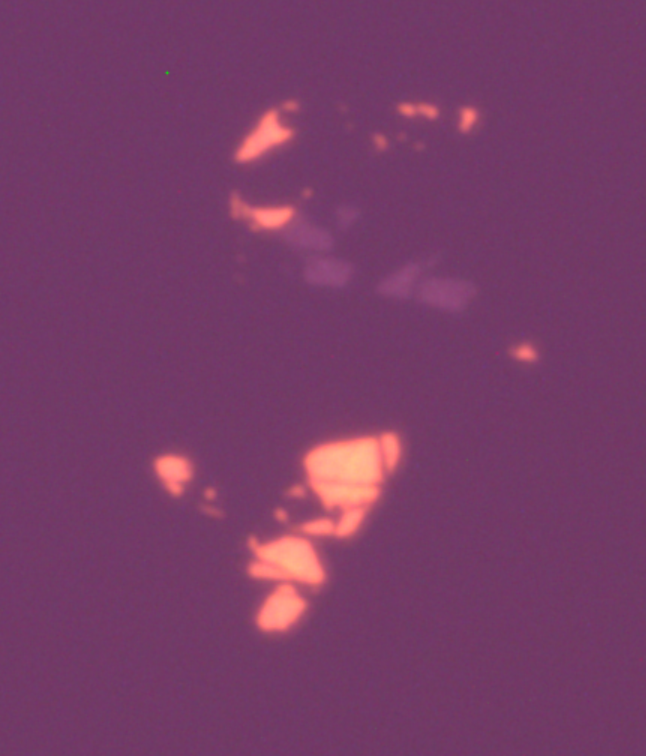
#> input picture images/TMDs.tif, 646 x 756 px
$ jupyter execute --allow-errors object_detection.ipynb   (shell and % lines are left out)
#> lines starting #> are read from the running program, lines starting #| are printed output that depends on the picture; after the words box and inside, x2 and y2 are one past the last pixel; in counts of white or black regions, pixels touching at a corner belong together
[cell 1]
import cv2 as cv
import numpy as np
from matplotlib import pyplot as plt

# Object Detection

[cell 2]
# Load images
tmds_bgr = cv.imread("images/TMDs.tif")
#> tmds_bgr is the input picture: shape (756, 646, 3); mean B, G, R 103.5, 60.6, 119.7
tmds_rgb = tmds_bgr[:,:,::-1]  # Convert BGR to RGB order

plt.imshow(tmds_rgb)

## Determine a threshold which isolates the desired object

Create a live thresholding window, and manually threshold the image

[cell 3]
# Define image to threshold
img = tmds_rgb

# Create window
threshold_values = np.zeros((2,3), dtype=np.uint8)  # ((min,max), (min,max), (min,max))

window_name = "Live Threshold Picker, Press \"q\" or \"ESC\" to exit"
cv.namedWindow(window_name, cv.WINDOW_NORMAL)
# Create trackbars
cv.createTrackbar("C 1 Min", window_name, 0, 255, lambda x: None)
cv.createTrackbar("C 1 Max", window_name, 0, 255, lambda x: None)
cv.createTrackbar("C 2 Min", window_name, 0, 255, lambda x: None)
cv.createTrackbar("C 2 Max", window_name, 0, 255, lambda x: None)
cv.createTrackbar("C 3 Min", window_name, 0, 255, lambda x: None)
cv.createTrackbar("C 3 Max", window_name, 0, 255, lambda x: None)
# Set default trackbar positions
cv.setTrackbarPos("C 1 Max", window_name, 255)
cv.setTrackbarPos('C 2 Max', window_name, 255)
cv.setTrackbarPos('C 3 Max', window_name, 255)

# Create thresholded image array to display
thresholded = np.zeros_like(img)

# Loop while user making selection
# Try to read the information from the trackbars and return a live thresholded image
try:
    while True:
        # Get trackbar positions
        threshold_values[0,0] = cv.getTrackbarPos("C 1 Min", window_name)
        threshold_values[1,0] = cv.getTrackbarPos("C 1 Max", window_name)
        threshold_values[0,1] = cv.getTrackbarPos("C 2 Min", window_name)
        threshold_values[1,1] = cv.getTrackbarPos("C 2 Max", window_name)
        threshold_values[0,2]= cv.getTrackbarPos("C 3 Min", window_name)
        threshold_values[1,2]= cv.getTrackbarPos("C 3 Max", window_name)

        # Threshold the image.
        # Set the thresholded pixels to the original image's pixels and out-of-thresholded pixels to 0
        thresholded = cv.bitwise_and(
            img, img,
            mask=cv.inRange(img, threshold_values[0], threshold_values[1])
            )

        # Rescale the image to display. TODO make this dynamic based on image size and display resolution
        # display = rescale_img(thresholded, scale)

        cv.imshow(window_name, thresholded)  # Update window with new image.
        key = cv.waitKey(10)  #How long to show image for before continuing in loop
#> (key q is pressed here)

        # Press q or ESC to exit
        if key == ord("q") or key == 27:
            break

    cv.destroyWindow(window_name)

# If the above code throws an error (i.e. window is closed) break from loop
except Exception as exc:
    print(exc)

# Extract lower and upper thresholds
lower_threshold, upper_threshold = threshold_values

print(f"""
lower threshold: {lower_threshold}
upper threshold: {upper_threshold}
""")

## Threshold the image with the given settings

[cell 4]
thresholded_img = cv.inRange(tmds_rgb, lower_threshold, upper_threshold)
#> thresholded_img: shape (756, 646); every value is 255

plt.imshow(thresholded_img)

## Search for contours in the image

### What are contours?
Contours are a curve joining all the continuous points which have the same color or intensity.

Use `cv.findContours(image, mode, method)`  https://docs.opencv.org/4.x/d3/dc0/group__imgproc__shape.html#gadf1ad6a0b82947fa1fe3c3d497f260e0

This works best with binary images

The **mode** parameter changes how the heirarchy of discovered contours is returned:

- `cv.RETR_EXTERNAL` : Retrieves only the extreme outer contours.

- `cv.RETR_LIST` : Retrieves all of the contours without establishing any hierarchical relationships.

- `cv.RETR_CCOMP` : Retrieves all of the contours and organizes them into a two-level hierarchy.

    - At the top level, there are external boundaries of the components.

    - At the second level, there are boundaries of the holes. If there is another contour inside a hole of a connected component, it is still put at the top level.

- `cv.RETR_TREE` : Retrieves all of the contours and reconstructs a full hierarchy of nested contours.

- `cv.RETR_FLOODFILL` : No documentation :'(

The **methods** parameter changes how/how many contour points are stored and returned:

For more info on heirarchy see: https://docs.opencv.org/4.x/d9/d8b/tutorial_py_contours_hierarchy.html

- `cv.CHAIN_APPROX_NONE :` stores absolutely all the contour points.
    That is, any 2 subsequent points (x1,y1) and (x2,y2) of the contour will be either horizontal, vertical or diagonal neighbors, that is, max(abs(x1-x2),abs(y2-y1))==1.

- `cv.CHAIN_APPROX_SIMPLE` : compresses horizontal, vertical, and diagonal segments and leaves only their end points.
    For example, an up-right rectangular contour is encoded with 4 points.

- `cv.CHAIN_APPROX_TC89_L1` : applies one of the flavors of the Teh-Chin chain approximation algorithm [1]

- `cv.CHAIN_APPROX_TC89_KCOS` : applies one of the flavors of the Teh-Chin chain approximation algorithm [1]

*[1] : C-H Teh and Roland T. Chin. On the detection of dominant points on digital curves. Pattern Analysis and Machine Intelligence, IEEE Transactions on, 11(8):859–872, 1989.*

[cell 5]
# Find contours in thresholded image
contours, heirarchy = cv.findContours(thresholded_img, cv.RETR_EXTERNAL, cv.CHAIN_APPROX_NONE)
#> contours = 1 contour; box (x1, y1, x2, y2) and area: (0, 0, 646, 756) 486975

print(f"Contours found: {len(contours)}")
#| Contours found: 1

### Display contours
Use `cv.drawContours(image, contours, contour_ids, colour, line_thickness)`  https://docs.opencv.org/4.x/d6/d6e/group__imgproc__draw.html#ga746c0625f1781f1ffc9056259103edbc

**contour_ids** is the id of the contour to draw. Use `-1` to draw all contours

[cell 6]
# Define line parameters
colour = (0, 255, 255)
thickness = 3

# Draw contours on original image
drawn_contours = cv.drawContours(img.copy(), contours, -1, colour, thickness)

# Draw contours on thresholded image - convert to colour image for annotations
threshold_drawn_contours = cv.drawContours(cv.cvtColor(thresholded_img.copy(), cv.COLOR_GRAY2RGB), contours, -1, colour, thickness)
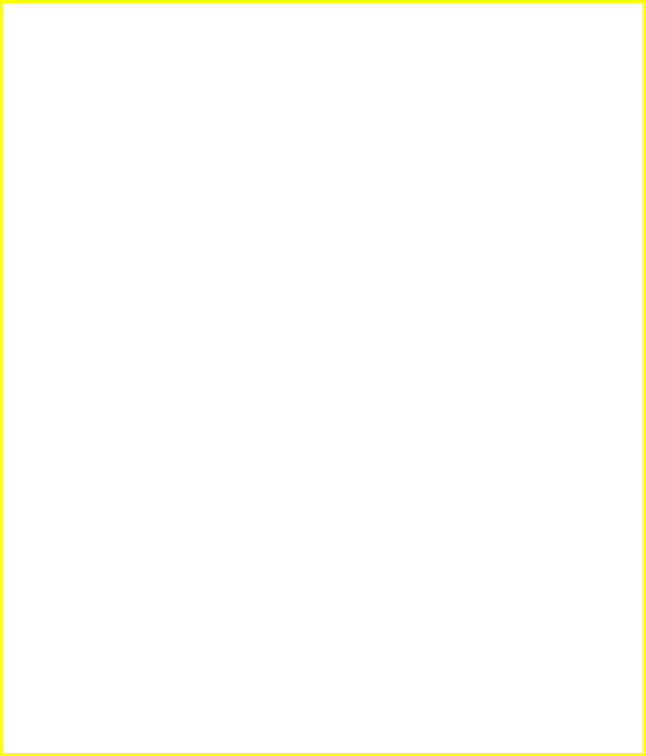
#> threshold_drawn_contours: shape (756, 646, 3); mean B, G, R 250.6, 255, 255

# Display images
plt.figure(figsize=(20,5))
plt.subplot(141); plt.imshow(img); plt.title("Original")
plt.subplot(142); plt.imshow(drawn_contours); plt.title("Contours on original img")
plt.subplot(143); plt.imshow(threshold_drawn_contours); plt.title("Contours on threshold img")
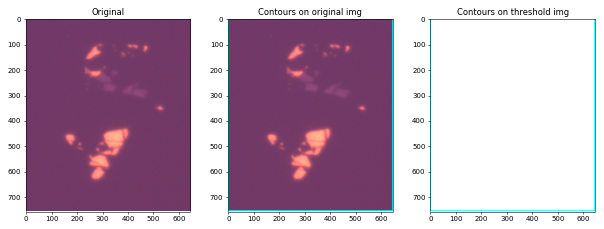
#> figure drawn by matplotlib, 3 panels; B, G, R data is drawn as R, G, B

## Image Moments / Contour Features
The Moments of an image or contour are defined as:

$ M_{{ij}}=\sum _{x}\sum _{y}x^{i}y^{j}I(x,y)\,\! $

The 0th order moment $\left( M_{00} \right)$ $(i=0, j=0)$ simply sums the pixel values, and so for a binary image this is equivalent to the **area** of pixels in the image with values of 1.

The 1st order moments $\left( M_{10} \right)$ & $\left( M_{01} \right)$ can be used to find the **centroid** (or the centre point of the object) in the image by dividing by $M_{00}$ :
- x centroid = $ M_{10}/M_{00}$
- y centroid = $ M_{01}/M_{00}$

Image moments can also be converted into a translation invariant form known as Central moments.

Image moments can also be used to derive orientation and scale.

For more information see: https://en.wikipedia.org/wiki/Image_moment

OpenCV gives you access to the moments of a contour with:

`M = cv.moments(contour)`

The individual moments of the contour can be accesed like:

Area:

- `area = M['m00']`

or alternately using:

- `area = cv.contourArea(contour)`

Centroids:
- `x_centroid = M['m10'] / M['m00']`
- `y_centroid = M['m01'] / M['m00']`

[cell 7]
# Getting the area of contours
areas = [cv.contourArea(contour) for contour in contours]
#> areas = [486975]

def calculate_centroids(contour) -> tuple[int,int]:
    m = cv.moments(contour)
    x = m["m10"] / m["m00"]
    y = m["m01"] / m["m00"]
    return (int(x), int(y))

centroids = [calculate_centroids(contour) for contour in contours]
#> centroids = [(322, 377)]

### Display centroids

[cell 8]
# Create copy to avoid editing original
img_centroids = drawn_contours.copy()

# Draw a circle for every centroid and add text for area
for centroid, area in zip(centroids, areas):
    cv.circle(img_centroids, centroid, radius=10, color=(255,255,0), thickness=cv.FILLED)
    cv.putText(img_centroids, str(area), centroid, cv.FONT_HERSHEY_DUPLEX, fontScale=1, color=(255,255,100))
#> this loop made 1 pass
#> (centroid, area) on pass 1: ((322, 377), 486975)
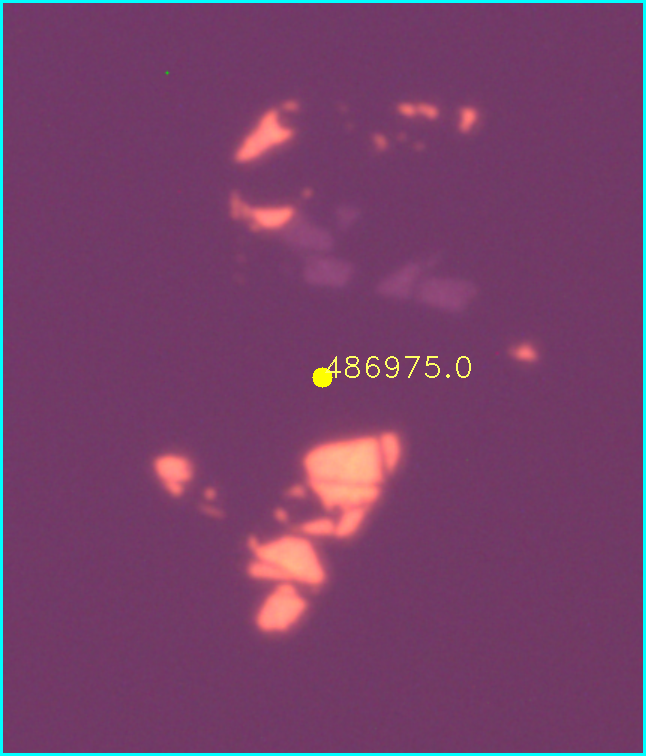
#> img_centroids: shape (756, 646, 3); mean R, G, B 118.1, 64.4, 106.1

plt.imshow(img_centroids)

### Contour Perimiter (Arc Length)
Calculate the length of the countour's perimiter

Use `cv.arcLength(contour, closed:bool)`  https://docs.opencv.org/4.x/d3/dc0/group__imgproc__shape.html#ga8d26483c636be6b35c3ec6335798a47c

Set the closed parameter to True if the contour has no gaps in it's perimiter, or False otherwise

[cell 9]
perimiter = cv.arcLength(contours[0], True)
#> perimiter = 2800

print(f"Contour 0 has perimiter length: {perimiter:0.2f}")
#| Contour 0 has perimiter length: 2800.00

## Contour Approximations
When a simpler, more appropriate contour shape is desired than the one calculated, the following methods can be used to reduce the number of verticies.

The algorithm provided in OpenCV (`cv.approxPolyDP(contour, epsilon, closed:bool)`)  https://docs.opencv.org/4.x/d3/dc0/group__imgproc__shape.html#ga0012a5fdaea70b8a9970165d98722b4c

It is an implementation of the Douglas-Peucker algorithm.  https://en.wikipedia.org/wiki/Ramer%E2%80%93Douglas%E2%80%93Peucker_algorithm

The **epsilon** parameter is the maximum distance from the contour to the approximated contour, this must be chosen carefully.

The **closed** parameter should be set appropriately for if the contour is closed or not.

[cell 10]
# Load example image
poor_mask = cv.imread("images/Contour_approximation.png", cv.IMREAD_GRAYSCALE)

[cell 11]
# Determine contours
poor_contour, heirarchy = cv.findContours(poor_mask, cv.RETR_EXTERNAL, cv.CHAIN_APPROX_NONE)
#> poor_contour = []

# Draw contours (with colour)
#> (the rest of this cell did not finish here and is left out)

## Convex Hull

Use `cv.convexHull(contour)`  https://docs.opencv.org/4.x/d3/dc0/group__imgproc__shape.html#ga014b28e56cb8854c0de4a211cb2be656

Although seemingly similar to the contour approximation above in it's output, this algorithm functions very differently.

It seeks so called convexity defects (bulges inwards) in the given contour and simplifies the contour by excluding them.

[cell 12]
# Determine contours
poor_contour, heirarchy = cv.findContours(poor_mask, cv.RETR_EXTERNAL, cv.CHAIN_APPROX_NONE)

# Draw contours (with colour)
#> (the rest of this cell did not finish here and is left out)

### Checking Convexity
Use `cv.isContourConvex(contour)` to determine if a contour has convexity defects.

`True` = no defects, `False` = defects

#> (a cell that did not finish here is left out)

## Bounding rectangles
Quite often it is desirable to be able to draw a bounding rectangle around a contour, this can draw a person's attention to a specific region easily, or it can be used as an input for object tracking algorithms.

There are 2 types of bounding rectangles that openCV can produce:
- Straight, use `cv.boundingRect(contour)`  https://docs.opencv.org/4.x/d3/dc0/group__imgproc__shape.html#ga103fcbda2f540f3ef1c042d6a9b35ac7
- Rotated (minimum area), use `cv.minAreaRect(contour)`  https://docs.opencv.org/4.x/d3/dc0/group__imgproc__shape.html#ga3d476a3417130ae5154aea421ca7ead9

[cell 14]
# Select the largest contour
largest_contour = sorted(contours, key=lambda c:cv.contourArea(c), reverse=True)[0]
#> largest_contour = contour of 2800 points, box (x1, y1, x2, y2) (0, 0, 646, 756), area 486975

[cell 15]
# Straight bounding box
x, y, w, h = cv.boundingRect(largest_contour)
#> x = 0; y = 0; w = 646; h = 756
bounding_box = cv.rectangle(drawn_contours.copy(), (x,y), (x+w, y+h), color=(255,255,0), thickness=2)
plt.imshow(bounding_box)

[cell 16]
# Rotated (min area) bounding box
rectangle = cv.minAreaRect(largest_contour)  # Returns the rectangle as a cv.Box2D object. Which has properties: (centre (x,y), (width,height), angle of rotation)
#> rectangle = ((322.5, 377.5), (755, 645), -90)

# Find 4 corners of the rectangle
box = cv.boxPoints(rectangle)
#> box = [[645, 755], [-2.31e-14, 755], [0, 0], [645, 0]]
box = np.int64(box)  # Convert to needed type integer 64bit
#> box = [[645, 755], [0, 755], [0, 0], [645, 0]]

# Draw bounding box
min_bounding_box = cv.drawContours(bounding_box.copy(), [box], 0, color=(255,0,0), thickness=2)

plt.imshow(min_bounding_box)

## Enclosing Circle
Find the smallest circle which encloses the contour with: `cv.minEnclosingCircle(contour)`  https://docs.opencv.org/4.x/d3/dc0/group__imgproc__shape.html#ga8ce13c24081bbc7151e9326f412190f1

[cell 17]
# Find the smallest circle which encloses the largest contour
(x,y), radius = cv.minEnclosingCircle(largest_contour)
#> x = 322.5; y = 377.5; radius = 496.5

# Convert to appropriate type
center = (int(x), int(y))
#> center = (322, 377)
radius = int(radius)
#> radius = 496

# Draw enclosing circle
min_circle = cv.circle(img.copy(), center, radius, color=(0,0,255), thickness=3)

plt.imshow(min_circle)

## Fitting an Ellipse
Use `cv.fitEllipse(contour)`  https://docs.opencv.org/4.x/d3/dc0/group__imgproc__shape.html#gaf259efaad93098103d6c27b9e4900ffa

[cell 18]
# Compute ellipse
ellipse = cv.fitEllipse(largest_contour)
#> ellipse = ((322.5, 377.5), (756, 902.6), 0)

# Draw ellipse
ellipse_img = cv.ellipse(img.copy(), ellipse, color=(255,255,0), thickness=2)

plt.imshow(ellipse_img)

## Fitting a line
Use `cv.fitLine`  https://docs.opencv.org/4.x/d3/dc0/group__imgproc__shape.html#gaf849da1fdafa67ee84b1e9a23b93f91f

[cell 19]
# Fit the line
vx, vy, x, y = cv.fitLine(largest_contour, cv.DIST_L2, 0, 0.01, 0.01)
#> vx = [-4.37e-08]; vy = [1]; x = [322.5]; y = [377.5]

# Get the width (or number of columns)
cols = img.shape[1]

lefty = int( (-x * vy / vx) + y )
#> lefty = 7377940480
righty = int( ((cols - x) * vy / vx) + y )
#> righty = -7400816640

# Draw the line
#> (the rest of this cell did not finish here and is left out)

## Contour Properties
Some of the properties which can be determined by using contours include:
- **Aspect Ratio**, the ratio of width to height of the contour's bounding box
- **Extent**, the ratio of a contour's area to that of it's bounding box
- **Solidity**, the ratio of a contour's area to that of it's convex hull area
- **Equivalent Diameter**, the diameter of a circle whose area is equivalent to that of the contour's area
- **Orientation**, the angle at which the object is pointing
- **Pixel Points**, a list of the points for a contour
- **Max/min values and their locations**
- **Mean colour/intensity**, determine the mean colour or intensity enclosed by the contour
- **Extreme points**, determine the top-, botton-, right-, and left-most points of the contour

### Aspect Ratio

[cell 20]
x,y,w,h = cv.boundingRect(largest_contour)  # Determine the bounding box of a contour
#> x = 0; y = 0

aspect_ratio = w / h
#> aspect_ratio = 0.854

print(f"Aspect Ratio: {aspect_ratio:0.4f}")  # Display aspect ratio to 4 decimal places
#| Aspect Ratio: 0.8545

### Extent

[cell 21]
# Calculate area of contour
area = cv.contourArea(largest_contour)
#> area = 486975

# Calculate area of bounding box
x,y,w,h = cv.boundingRect(largest_contour)
bbox_area = w * h
#> bbox_area = 488376

# Calculate extent
extent = area / bbox_area
#> extent = 0.997

print(f"Extent: {extent:0.4f}")  # Display extent to 4 decimal places
#| Extent: 0.9971

### Solidity

[cell 22]
area = cv.contourArea(largest_contour)

hull = cv.convexHull(largest_contour)
#> hull = [[645, 0], [645, 755], [0, 755], [0, 0]]
hull_area = cv.contourArea(hull)
#> hull_area = 486975

solidity = area / hull_area
#> solidity = 1

print(f"Solidity: {solidity:0.4f}")  # Display solidity to 4 decimal places
#| Solidity: 1.0000

### Equivalent Diameter

[cell 23]
area = cv.contourArea(largest_contour)

equivalent_diameter = np.sqrt(4 * area / np.pi)
#> equivalent_diameter = 787.4

print(f"Equivalent Diameter: {equivalent_diameter:0.4f}")  # Display equivalent diameter to 4 decimal places
#| Equivalent Diameter: 787.4235

### Orientation

[cell 24]
(x,y), (major_axis, minor_axis), angle = cv.fitEllipse(largest_contour)
#> x = 322.5; y = 377.5; major_axis = 756; minor_axis = 902.6; angle = 0

print(f"""
Orientation angle: {angle:0.4f}
Major axis: {major_axis:0.4f}
Minor axis: {minor_axis:0.4f}
""")
#| Orientation angle: 0.0000
#| Major axis: 756.0054
#| Minor axis: 902.5759

### Pixel Points

[cell 25]
# Create mask for contour
contour_mask = np.zeros(img.shape[:2], dtype=np.uint8)  # single channel array
contour_mask = cv.drawContours(contour_mask, [largest_contour], 0, 255, cv.FILLED)

pixel_points = cv.findNonZero(contour_mask)
#> pixel_points = contour of 488376 points, box (x1, y1, x2, y2) (0, 0, 646, 756), area 0

print(pixel_points)
#> (printed output is left out)

### Max/Min value and locations

[cell 26]
# Create mask for contour
contour_mask = np.zeros(img.shape[:2], dtype=np.uint8)  # single channel array
contour_mask = cv.drawContours(contour_mask, [largest_contour], 0, 255, cv.FILLED)

# Split into R, G, and B components
r,g,b = cv.split(img)
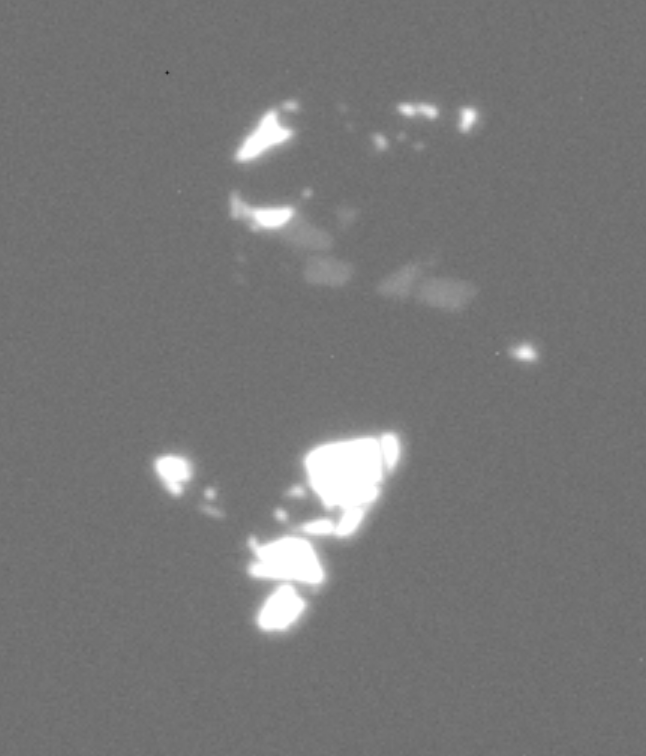
#> r: shape (756, 646); min 24, max 255, mean 119.7
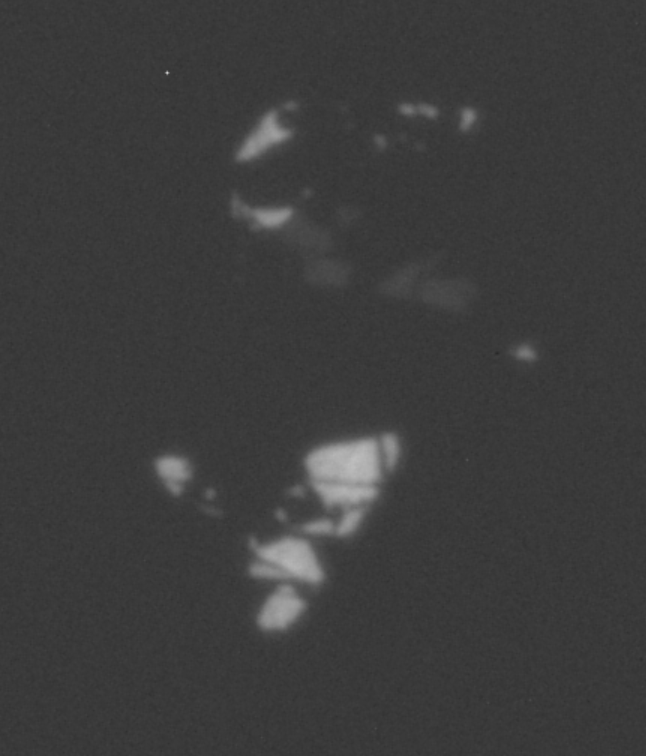
#> g: shape (756, 646); min 40, max 204, mean 60.6

# Calculate min and max locations for each channel
r_min, r_max, r_min_location, r_max_loaction = cv.minMaxLoc(r, mask=contour_mask)
#> r_min = 24; r_max = 255; r_min_location = (167, 72); r_max_loaction = (467, 115)
#> (the rest of the program and of its run is left out)
